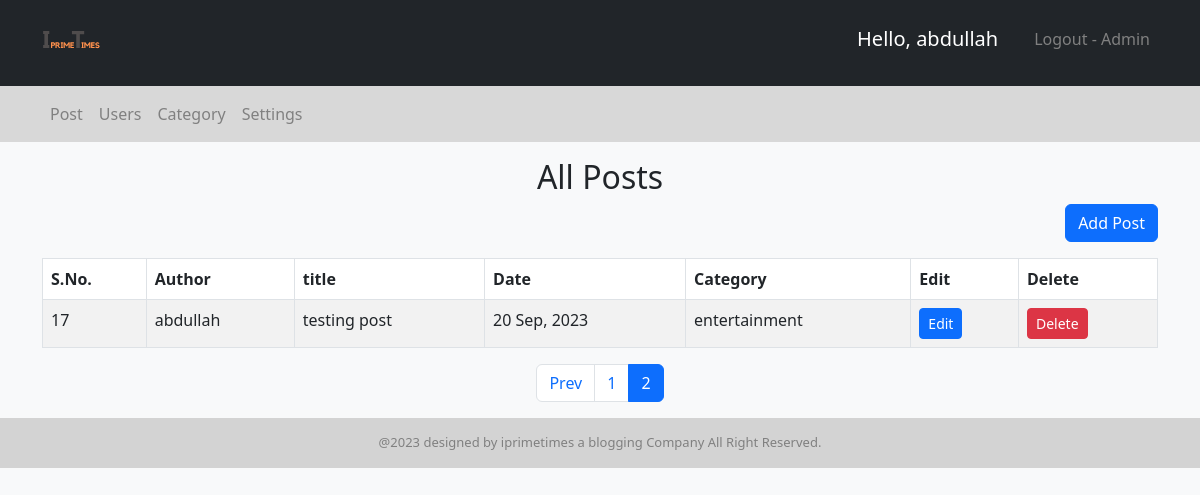
The app's page /admin/post.php?page=2 (signed in) with its own data.
### tables this page shows
CREATE TABLE `setting` (
  `setting_id` int(11) NOT NULL,
  `websitename` varchar(255) NOT NULL,
  `logo` varchar(255) NOT NULL,
  `footerdesc` text NOT NULL
);

CREATE TABLE `post` (
  `post_id` int(11) NOT NULL,
  `title` varchar(255) NOT NULL,
  `description` text NOT NULL,
  `date` varchar(50) NOT NULL,
  `category` int(11) NOT NULL,
  `author` int(11) NOT NULL,
  `image` varchar(255) NOT NULL
);

CREATE TABLE `user` (
  `user_id` int(11) NOT NULL,
  `first-name` varchar(255) NOT NULL,
  `last-name` varchar(255) NOT NULL,
  `username` varchar(255) NOT NULL,
  `email` varchar(255) NOT NULL,
  `password` varchar(255) NOT NULL,
  `role` int(11) NOT NULL
);

CREATE TABLE `category` (
  `category_id` int(11) NOT NULL,
  `category_name` varchar(255) NOT NULL,
  `post` int(11) DEFAULT 0
);

### admin/post.php (the view, shortened to what this page needs)
<?php
    include "header.php";
?>
<body>
  <div class="container mt-3">
    <h2 class="text-center mb-2">All Posts</h2>
    <div class="d-grid gap-2 d-md-flex justify-content-md-end mb-3">
      <a href="add-post.php"><button class="btn btn-primary">Add Post</button></a>
    </div>
    <?php
      include "config.php";
      $limit = 5;
      if(isset($_GET['page'])){
          $page = $_GET['page'];
      }else{
          $page = 1;
      }
      $offset = ($page - 1) * $limit;
      if($_SESSION["role"] == '1'){
        $sql = "SELECT post.post_id, post.title , post.description, post.date, category.category_name,
        user.username, post.category FROM post
        LEFT JOIN category ON post.category = category.category_id
        LEFT JOIN user ON post.author = user.user_id
        ORDER BY post.post_id DESC LIMIT $offset , $limit";
      }
      $result = mysqli_query($conn, $sql) or die("Query failed");
      if(mysqli_num_rows($result)){
    ?>
    <table class="table table-bordered table-striped">
      <thead>
        <tr>
          <th>S.No.</th>
          <th>Author</th>
          <th>title</th>
          <th>Date</th>
          <th>Category</th>
          <th>Edit</th>
          <th>Delete</th>
        </tr>
      </thead>
      <tbody>
        <?php
            while ($row = mysqli_fetch_assoc($result)){
        ?>
        <tr>
          <td><?php echo $row['post_id'] ?></td>
          <td><?php echo $row['username'] ?></td>
          <td><?php echo $row['title'] ?></td>
          <td><?php echo $row['date'] ?></td>
          <td><?php echo $row['category_name'] ?></td>
          <td><a href="update-post.php?id=<?php echo $row['post_id']; ?>"><button name="edit" class="btn btn-sm btn-primary">Edit</button></a></td>
          <td><a href="delete-post.php?id=<?php echo $row['post_id']; ?>&category_id=<?php echo $row['category']; ?>"><button name="delete" class="btn btn-sm btn-danger">Delete</button></a></td>
        </tr>
        <?php  } ?>
      </tbody>
    </table>
    <?php
    }
    if($_SESSION["role"] == '1'){
      $sql1 = "SELECT * FROM post";
    }elseif($_SESSION["role"] == '0'){
      $sql1 = "SELECT * FROM post
      WHERE author = {$_SESSION['user_id']}";
    }
        $result1 = mysqli_query($conn, $sql1) or die("Query Failed!");
        $total_records = mysqli_num_rows($result1);
        $limit = 5  ;
        $total_page = ceil($total_records/$limit);
        echo '<ul class="pagination justify-content-center">';
        if($page > 1){
            echo '<li class="page-item"><a class="page-link" href="post.php?page='.($page - 1).'">Prev</a></li>';
          }
        for($i=1; $i<=$total_page; $i++){
            if($i==$page){
                $active = "active";
            }else{
                $active = "";
            }
            echo '<li class="page-item '.$active.'"><a class="page-link" href="post.php?page='.$i.'">'.$i.'</a></li>';
        }
        echo '</ul>';
    ?>
  </div>
<?php include "footer.php"; ?>

### admin/header.php (shortened to what this page needs)
<!DOCTYPE html>
<html lang="en">
<head>
  <link rel="stylesheet" href="https://cdnjs.cloudflare.com/ajax/libs/twitter-bootstrap/5.3.0/css/bootstrap.min.css">
</head>
<body>
  <header>
    <nav class="navbar navbar-expand-lg navbar-light bg-dark">
      <div class="container">
      <?php
        include "config.php";
        $logo_sql = "SELECT logo FROM setting";
        $logo_result = mysqli_query($conn, $logo_sql);
        $logo_row = mysqli_fetch_assoc($logo_result);
      ?>
        <a class="navbar-brand" href="#">
          <img src="images\<?php echo $logo_row['logo']; ?>" alt="Logo" height="60">
        </a>
        <div class="collapse navbar-collapse" id="navbarNav">
          <ul class="navbar-nav navoo ms-auto">
            <li class="nav-item">
              <h5 style="margin-right: 20px;">
              <a style="cursor:not-allowed; color: #fff;" onmouseover="this.style.color='gold';" onmouseout="this.style.color='#fff';" class="nav-link">Hello, <?php echo $_SESSION['username'] ?></a>
            </h5>
            </li>
            <li class="nav-item">
              <a style="color: grey;" onmouseover="this.style.color='red';" onmouseout="this.style.color='grey';" class="nav-link" href="logout.php">Logout
              <?php
              if($_SESSION['role'] == '1'){
                 echo '- Admin';
                 }else{
                    echo "";
              } ?></a>
            </li>
          </ul>
        </div>
      </div>
    </nav>
    <nav class="navbar navbar-expand-lg navbar-dark">
      <div class="container">
        <div class="collapse navbar-collapse" id="navbarNavLower">
          <ul class="navbar-nav navee">
            <li class="nav-item">
              <a class="nav-link" href="post.php">Post</a>
            </li>
            <?php
              if($_SESSION['role'] == '1'){
            ?>
            <li class="nav-item">
              <a class="nav-link" href="user.php">Users</a>
            </li>
            <li class="nav-item">
              <a class="nav-link" href="category.php">Category</a>
            </li>
            <li class="nav-item">
              <a class="nav-link" href="setting.php">Settings</a>
            </li>
            <?php
              }
            ?>
          </ul>
        </div>
      </div>
    </nav>
  </header>

### admin/footer.php
<div id ="footer">
    <div class="container">
        <div class="row">
            <div class="col-md-12">
                <?php
                    include "config.php";
                    $sql = "SELECT footerdesc FROM setting";
                    $result = mysqli_query($conn, $sql);
                    $row = mysqli_fetch_assoc($result);
                ?>
                <div id="content">
                    <?php echo $row['footerdesc']; ?>
                </div>
            </div>
        </div>
    </div>
</div>
</body>
</html>

### admin/header.php (style rules this page uses)
.navbar { background-color: #D8D8D8;; }
.navbar-brand { font-size: 1.5rem; font-weight: bold; color: #fff; }
.navoo .nav-link { color: #fff; }
.navee .nav-link { color: grey; }
#footer { color: grey; padding:15px 0; text-align:center; background-color: lightgrey; bottom: 0; }
#footer #content { font-size: 13px; }
body { background-color: #f8f9fa; }

### records on screen
setting: logo (picture), footerdesc "@2023 designed by iprimetimes a blogging Company All Right Reserved."
post: post_id "17", user.username "abdullah", title "testing post", date "20 Sep, 2023", category.category_name "entertainment"

### other values on screen
$_SESSION['username'] "abdullah"
